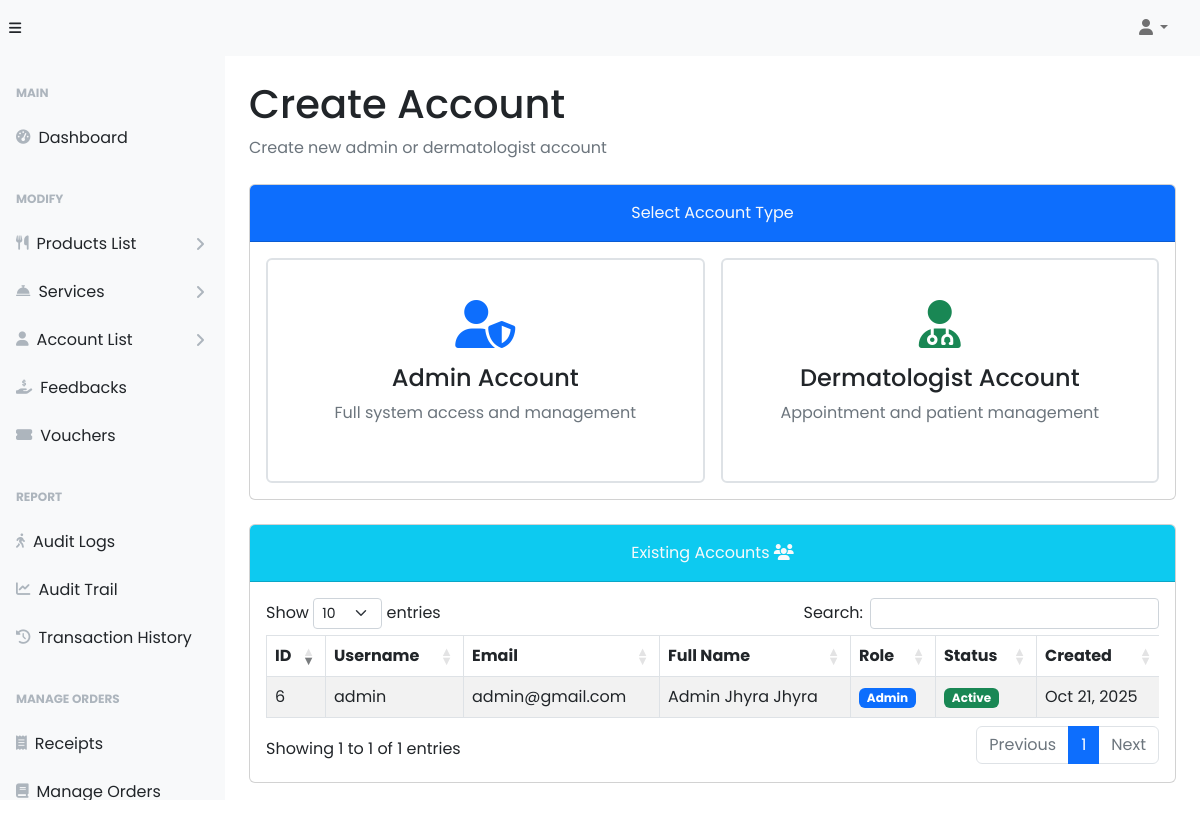
The app's page /admin/addAccount.php (signed in), older data.
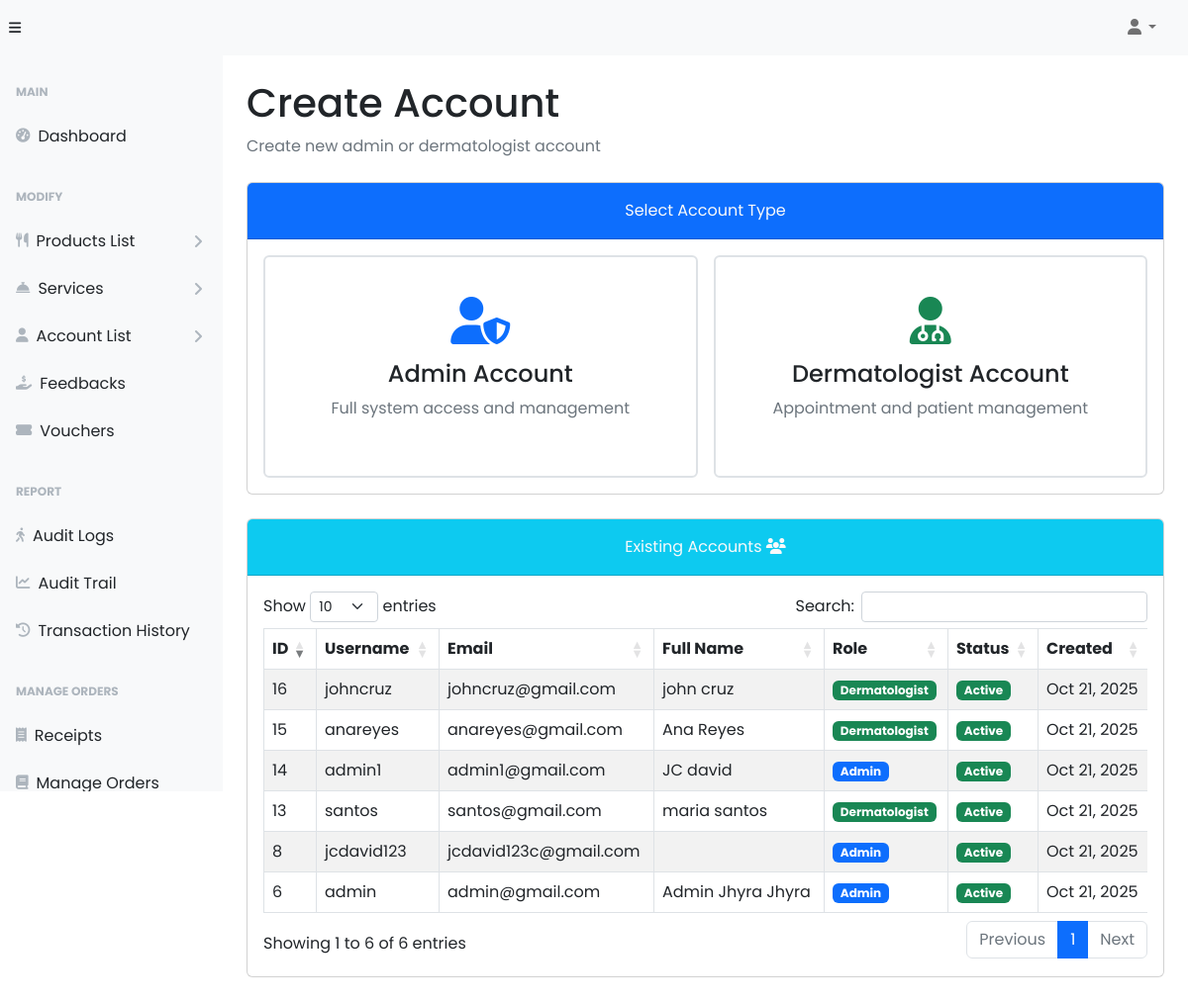
The same page, newer data.
### tables this page shows
CREATE TABLE `tbl_account` (
  `ac_id` int(11) NOT NULL,
  `ac_username` varchar(255) NOT NULL,
  `ac_email` varchar(400) NOT NULL,
  `ac_password` varchar(255) NOT NULL,
  `role_id` int(11) NOT NULL,
  `account_status_id` int(11) NOT NULL DEFAULT 1
);

CREATE TABLE `tbl_account_details` (
  `ac_id` int(11) NOT NULL,
  `first_name` varchar(100) NOT NULL,
  `middle_name` varchar(100) DEFAULT NULL,
  `last_name` varchar(100) NOT NULL,
  `gender` enum('Male','Female','Other') DEFAULT NULL,
  `contact` varchar(15) DEFAULT NULL,
  `address` text DEFAULT NULL
);

CREATE TABLE `tbl_ac_status` (
  `ac_status_id` int(11) NOT NULL,
  `ac_status` varchar(50) NOT NULL
);

### admin/addAccount.php (the view, shortened to what the changed rows need)
<?php
require_once("../backend/config/config.php");
?>
<!DOCTYPE html>
<html lang="en">
  <head>
    <link href="https://cdnjs.cloudflare.com/ajax/libs/font-awesome/6.5.1/css/all.min.css" rel="stylesheet">
    <link rel="stylesheet" href="../styles/dataTables.min.css">
    <link rel="stylesheet" href="../plugins/dataTables.bootstrap5.min.css">
    <link rel="stylesheet" href="../styles/bootsrap5-min.css">
    <link rel="stylesheet" href="../styles/card-general.css">
  </head>
  <body class="sb-nav-fixed">
    <div id="layoutSidenav">
      <div id="layoutSidenav_content">
        <main>
          <div class="container-fluid px-4">
            <h1 class="mt-4" id="full_name">Create Account</h1>
            <div class="card mb-5">
              <div class="card-body">
                <div class="table-responsive">
                  <table id="accountsTable" class="table table-striped table-bordered">
                    <thead>
                      <tr>
                        <th>ID</th>
                        <th>Username</th>
                        <th>Email</th>
                        <th>Full Name</th>
                        <th>Role</th>
                        <th>Status</th>
                        <th>Created</th>
                      </tr>
                    </thead>
                    <tbody>
                      <?php
                      $query = "SELECT
                                  a.ac_id,
                                  a.ac_username,
                                  a.ac_email,
                                  a.role_id,
                                  ad.first_name,
                                  ad.middle_name,
                                  ad.last_name,
                                  st.ac_status
                                FROM tbl_account a
                                LEFT JOIN tbl_account_details ad ON a.ac_id = ad.ac_id
                                LEFT JOIN tbl_ac_status st ON a.account_status_id = st.ac_status_id
                                WHERE a.role_id IN (2, 3)
                                ORDER BY a.ac_id DESC";
                      $stmt = $conn->prepare($query);
                      $stmt->execute();
                      $result = $stmt->get_result();
                      while($account = $result->fetch_assoc()) {
                        $role_name = $account['role_id'] == 2 ? 'Admin' : 'Dermatologist';
                        $role_badge = $account['role_id'] == 2 ? 'primary' : 'success';
                        $status_badge = $account['ac_status'] == 'Active' ? 'success' : 'danger';
                        $full_name = trim($account['first_name'] . ' ' . ($account['middle_name'] ?? '') . ' ' . $account['last_name']);
                      ?>
                      <tr>
                        <td><?= $account['ac_id'] ?></td>
                        <td><?= htmlspecialchars($account['ac_username']) ?></td>
                        <td><?= htmlspecialchars($account['ac_email']) ?></td>
                        <td><?= htmlspecialchars($full_name) ?></td>
                        <td><span class="badge bg-<?= $role_badge ?>"><?= $role_name ?></span></td>
                        <td><span class="badge bg-<?= $status_badge ?>"><?= $account['ac_status'] ?></span></td>
                        <td><?= date('M d, Y') ?></td>
                      </tr>
                      <?php } ?>
                    </tbody>
                  </table>
                </div>
              </div>
            </div>
          </div>
        </main>
      </div>
    </div>
  </body>
</html>

Row changes from the older to the newer data that the page shows:
added tbl_account: ac_id "16", ac_username "johncruz", ac_email "johncruz@gmail.com", tbl_account_details.first_name+middle_name+last_name "john cruz", role "Dermatologist", tbl_ac_status.ac_status "Active"
added tbl_account: ac_id "15", ac_username "anareyes", ac_email "anareyes@gmail.com", tbl_account_details.first_name+middle_name+last_name "Ana Reyes", role "Dermatologist", tbl_ac_status.ac_status "Active"
added tbl_account: ac_id "14", ac_username "admin1", ac_email "admin1@gmail.com", tbl_account_details.first_name+middle_name+last_name "JC david", role "Admin", tbl_ac_status.ac_status "Active"
added tbl_account: ac_id "13", ac_username "santos", ac_email "santos@gmail.com", tbl_account_details.first_name+middle_name+last_name "maria santos", role "Dermatologist", tbl_ac_status.ac_status "Active"
added tbl_account: ac_id "8", ac_username "jcdavid123", ac_email "jcdavid123c@gmail.com", role "Admin", tbl_ac_status.ac_status "Active"
Text that changed along with them:
text written by a page script: "Show entries Search: Showing 1 to 1 of 1 entries Previous 1 Next" → "Show entries Search: Showing 1 to 6 of 6 entries Previous 1 Next"
